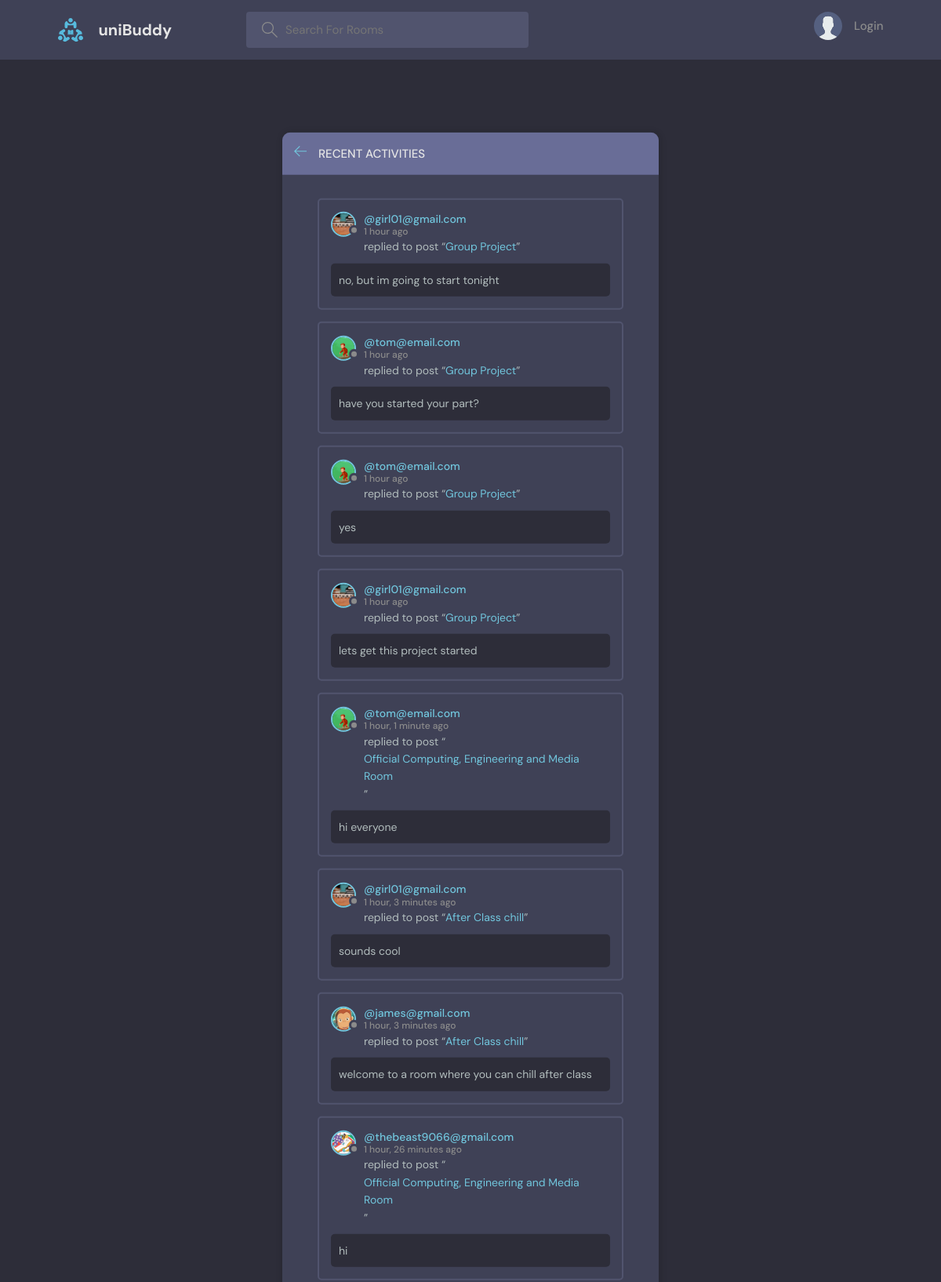
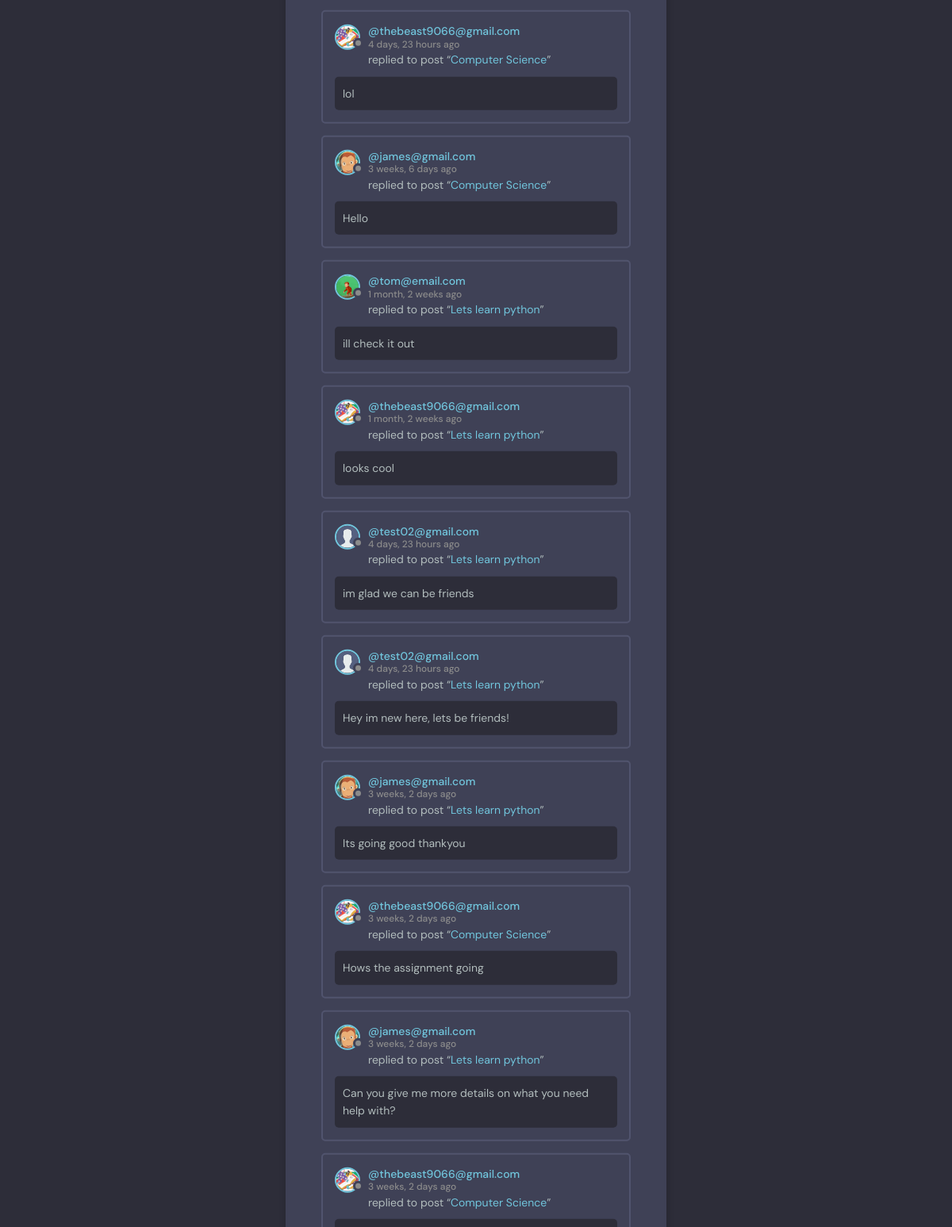
The page /activity/ on the database its author committed (2 pictures, top to bottom).
### base/models.py (models this page shows, shortened)
class Message(models.Model):
    user = models.ForeignKey(
        User, on_delete=models.SET_NULL, null=True, blank=True)
    recipient = models.ForeignKey(
        User, on_delete=models.SET_NULL, null=True, blank=True, related_name="messages")
    name = models.CharField(max_length=200, null=True, blank=True)
    email = models.EmailField(max_length=200, null=True, blank=True)
    subject = models.CharField(max_length=200, null=True, blank=True)
    body = models.TextField()
    is_read = models.BooleanField(default=False, null=True)
    room = models.ForeignKey(Room, on_delete=models.CASCADE)
    updated = models.DateTimeField(auto_now=True)
    created = models.DateTimeField(auto_now_add=True)
    class Meta:
        ordering = ['is_read', '-created']

class User(AbstractUser):
    name = models.CharField(max_length=200, null=True)
    email = models.EmailField(unique=True, null=True)
    bio = models.TextField(null=True)
    avatar = models.ImageField(null=True, default="avatar.svg")
    followers = models.ManyToManyField('self', related_name='following', blank=True, symmetrical=False)
    follower_count = models.IntegerField(default=0)
    USERNAME_FIELD = 'email'
    REQUIRED_FIELDS = []

class Room(models.Model):
    host = models.ForeignKey(User, on_delete=models.SET_NULL, null=True)
    topic = models.ForeignKey(Topic, on_delete=models.SET_NULL, null=True)
    name = models.CharField(max_length=200)
    description = models.TextField(null=True, blank=True)
    participants = models.ManyToManyField(
        User, related_name='participants', blank=True)
    updated = models.DateTimeField(auto_now=True)
    created = models.DateTimeField(auto_now_add=True)
    upvotes = models.IntegerField(default=0)
    upvoted_by = models.ManyToManyField(User, related_name='upvoted_rooms')
    is_private = models.BooleanField(default=False)
    access_code = models.CharField(max_length=10, blank=True, null=True)
    admins = models.ManyToManyField(User, related_name="admin_rooms", blank=True)
    class Meta:
        ordering = ['-updated', '-created']
    def __str__(self):
        return self.name

### base/views.py (the view)
# urls.py: path('activity/', views.activityPage, name="activity"),
def activityPage(request):
    room_messages = Message.objects.all()
    return render(request, 'base/activity.html', {'room_messages': room_messages})

### base/templates/base/activity.html (shortened to what this page needs)
{% extends 'main.html' %}
{% block content %}
<main class="layout">
  <div class="container">
    <div class="layout__box">
      <div class="layout__boxHeader">
        <div class="layout__boxTitle">
          <a href="{% url 'home' %}">
            <svg version="1.1" xmlns="http://www.w3.org/2000/svg" width="32" height="32" viewBox="0 0 32 32">
              <title>arrow-left</title>
              <path
                d="M13.723 2.286l-13.723 13.714 13.719 13.714 1.616-1.611-10.96-10.96h27.625v-2.286h-27.625l10.965-10.965-1.616-1.607z">
              </path>
            </svg>
          </a>
          <h3>Recent Activities</h3>
        </div>
      </div>
      <div class="activities-page layout__body">
        {% for message in room_messages %}
        <div class="activities__box">
          <div class="activities__boxHeader roomListRoom__header">
            <a href="{% url 'user-profile' message.user.id %}" class="roomListRoom__author">
              <div class="avatar avatar--small">
                <img src="{{message.user.avatar.url}}" />
              </div>
              <p>
                @{{message.user}}
                <span>{{message.created|timesince}} ago</span>
              </p>
            </a>
          </div>
          <div class="activities__boxContent">
            <p>replied to post “<a href="{% url 'room' message.room.id %}">{{message.room}}</a>”</p>
            <div class="activities__boxRoomContent">
              {{message.body}}
            </div>
          </div>
        </div>
        {% endfor %}
      </div>
    </div>
  </div>
</main>
{% endblock content %}

### static/styles/style.css (style rules this page uses)
:root { --color-main: #71c6dd; --color-main-light: #e1f6fb; --color-dark: #3f4156; --color-dark-medium: #51546e; --color-dark-light: #696d97; --color-light: #e5e5e5; --color-gray: #8b8b8b; --color-light-gray: #b2bdbd; --color-bg: #2d2d39; --color-success: #5dd693; --color-error: #fc4b0b; }
* { font-family: "DM Sans", -apple-system, BlinkMacSystemFont, "Segoe UI", Roboto, Oxygen, Ubuntu, Cantarell, "Open Sans", "Helvetica Neue", sans-serif; margin: 0; padding: 0; box-sizing: border-box; text-rendering: optimizeLegibility; font-size: inherit; }
html { font-size: 56.25%; }
@media only screen and (min-width: 1200px) { html { font-size: 62.5%; } }
body { line-height: 1.6; font-weight: 400; font-size: 1.5rem; color: var(--color-light-gray); background-color: var(--color-bg); min-height: 100vh; }
img { width: 100%; }
a { display: inline-block; color: var(--color-main); text-decoration: none; }
.container { max-width: 120rem; width: 90%; margin: auto; }
.avatar { position: relative; display: inline-block; border-radius: 50%; border: 2px solid var(--color-main); }
.avatar img { display: block; border-radius: 50%; object-fit: cover; object-position: center; }
.avatar::after { content: ""; display: block; position: absolute; background-color: var(--color-gray); z-index: 111; border-radius: 50%; border: 0.3rem solid var(--color-dark); }
.avatar.avatar--small img { width: 2.8rem; height: 2.8rem; }
.avatar.avatar--small:after { width: 0.7rem; height: 0.7rem; bottom: 0px; right: -6px; }
.layout { margin-top: 2.4rem; }
.layout > .container { display: flex; justify-content: space-between; align-items: flex-start; }
.layout__box { width: 90%; max-width: 48rem; min-height: 40rem; position: absolute; top: 50%; left: 50%; transform: translate(-50%, -46%); background-color: var(--color-dark); border-radius: 1rem; box-shadow: 1px 1px 6px 3px rgba(0, 0, 0, 0.1); overflow: hidden; }
.layout__boxHeader { display: flex; padding: 1.5rem; background-color: var(--color-dark-light); }
.layout__boxTitle { display: flex; gap: 1.5rem; align-items: center; }
.layout__boxTitle h3 { text-transform: uppercase; font-weight: 500; color: var(--color-light); }
.layout__boxTitle svg { width: 1.6rem; height: 1.6rem; fill: var(--color-main); }
.layout__body { margin: 3rem; }
.roomListRoom__header { display: flex; justify-content: space-between; align-items: center; }
.roomListRoom__author { font-weight: 500; display: flex; align-items: center; gap: 1rem; }
.activities__box { margin: 1.5rem; padding: 1.5rem; border: 2px solid var(--color-dark-medium); border-radius: 5px; }
.activities__boxHeader p { font-size: 1.4rem; line-height: 1.3; }
.activities__boxHeader p span { color: var(--color-gray); font-size: 1.2rem; display: block; }
.activities__boxContent { margin-left: 4.2rem; }
.activities__boxContent { font-size: 1.4rem; }
.activities__boxRoomContent { background: var(--color-bg); padding: 1rem; border-radius: 5px; margin-top: 1rem; margin-left: -4.2rem; }

### rows shown on the page
Message: user.avatar (picture), user "girl01@gmail.com", created "1 hour", room "Group Project", body "no, but im going to start tonight"
Message: user.avatar (picture), user "tom@email.com", created "1 hour", room "Group Project", body "have you started your part?"
Message: user.avatar (picture), user "tom@email.com", created "1 hour", room "Group Project", body "yes"
Message: user.avatar (picture), user "girl01@gmail.com", created "1 hour", room "Group Project", body "lets get this project started"
Message: user.avatar (picture), user "tom@email.com", created "1 hour, 1 minute", room "Official Computing, Engineering and Media Room", body "hi everyone"
Message: user.avatar (picture), user "girl01@gmail.com", created "1 hour, 3 minutes", room "After Class chill", body "sounds cool"
Message: user.avatar (picture), user "james@gmail.com", created "1 hour, 3 minutes", room "After Class chill", body "welcome to a room where you can chill after class"
Message: user.avatar (picture), user "thebeast9066@gmail.com", created "1 hour, 26 minutes", room "Official Computing, Engineering and Media Room", body "hi"
Message: user.avatar (picture), user "thebeast9066@gmail.com", created "4 days, 23 hours", room "Computer Science", body "lol"
Message: user.avatar (picture), user "james@gmail.com", created "3 weeks, 6 days", room "Computer Science", body "Hello"
Message: user.avatar (picture), user "tom@email.com", created "1 month, 2 weeks", room "Lets learn python", body "ill check it out"
Message: user.avatar (picture), user "thebeast9066@gmail.com", created "1 month, 2 weeks", room "Lets learn python", body "looks cool"
Message: user.avatar (placeholder picture), user "test02@gmail.com", created "4 days, 23 hours", room "Lets learn python", body "im glad we can be friends"
Message: user.avatar (placeholder picture), user "test02@gmail.com", created "4 days, 23 hours", room "Lets learn python", body "Hey im new here, lets be friends!"
Message: user.avatar (picture), user "james@gmail.com", created "3 weeks, 2 days", room "Lets learn python", body "Its going good thankyou"
Message: user.avatar (picture), user "thebeast9066@gmail.com", created "3 weeks, 2 days", room "Computer Science", body "Hows the assignment going"
Message: user.avatar (picture), user "james@gmail.com", created "3 weeks, 2 days", room "Lets learn python", body "Can you give me more details on what you need help with?"
Message: user.avatar (picture), user "thebeast9066@gmail.com", created "3 weeks, 2 days", room "Computer Science"
